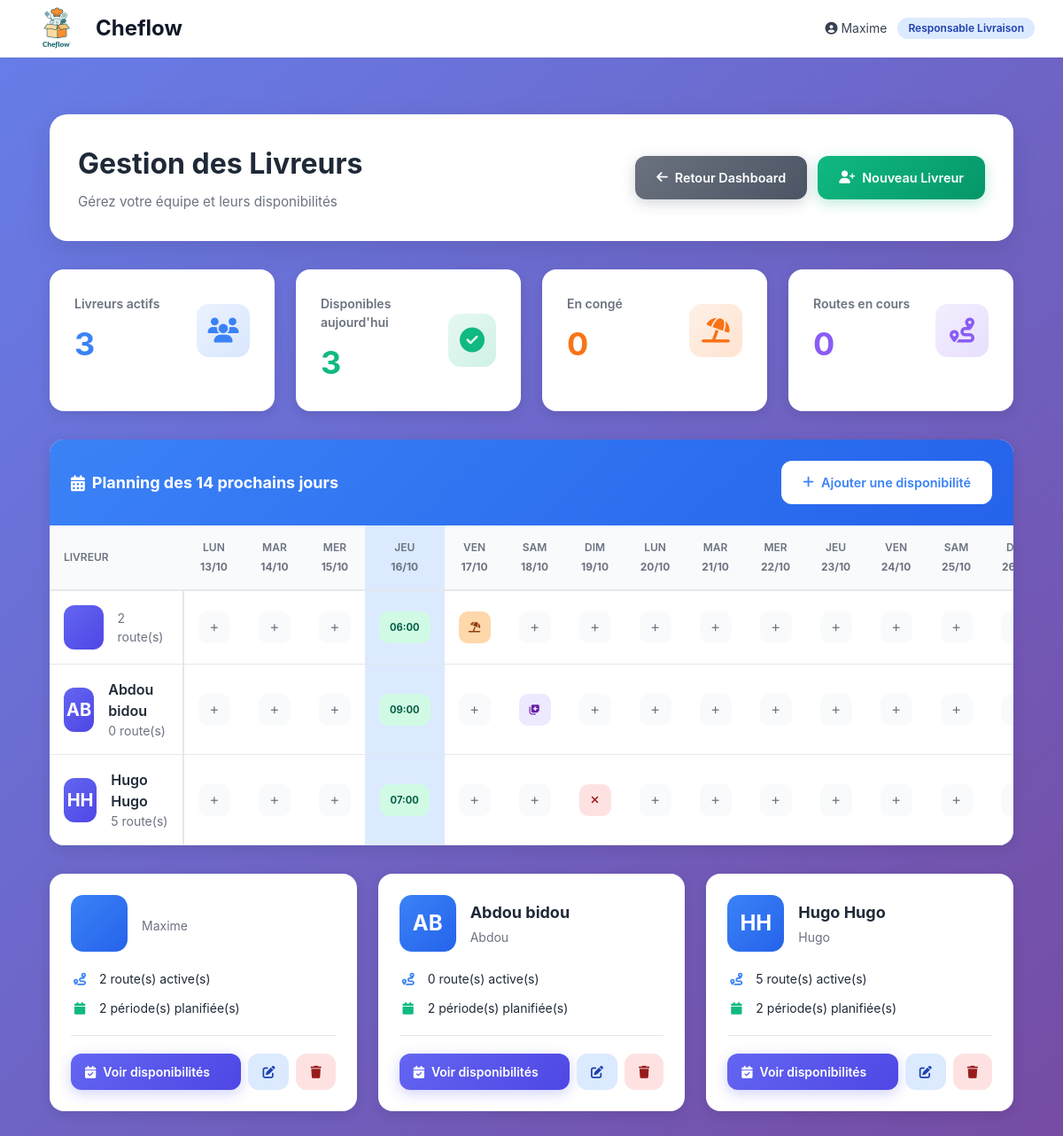
The app's page /livraison/responsable/livreurs/ (signed in) with its own data.
### users/models.py (models this page shows, shortened)
class CustomUser(AbstractUser):
    ROLE_CHOICES = [
        ('livreur', 'Livreur'),
        ('resp_livraison', 'Responsable Livraison'),
        ('vendeur', 'Vendeur/Vendeuse'),
        ('resp_ventes', 'Responsable Ventes'),
        ('cuisinier', 'Cuisinier'),
        ('resp_dept_cuisine', 'Responsable Département Cuisine'),
        ('chef_cuisine', 'Chef Cuisine'),
        ('chef_commande', 'Chef Commande'),
        ('maitre_hotel', 'Maître d\'Hôtel'),
        ('comptable', 'Comptable'),
        ('verificateur_checklist', 'Vérificateur Checklist'),
        ('admin', 'Administrateur'),
    ]
    role = models.CharField(max_length=30, choices=ROLE_CHOICES)
    telephone = models.CharField(max_length=20, blank=True)
    photo = models.ImageField(upload_to='users/', blank=True, null=True)
    departement_cuisine = models.CharField(max_length=50, blank=True)
    class Meta:
        verbose_name = 'Utilisateur'
        verbose_name_plural = 'Utilisateurs'

### livraison/views.py (the view)
# urls.py: path('responsable/livreurs/', views.gestion_livreurs, name='gestion_livreurs'),
@login_required
def gestion_livreurs(request):
    livreurs = CustomUser.objects.filter(
        role__in=['livreur', 'resp_livraison']
    ).prefetch_related(
        Prefetch(
            'disponibilites',
            queryset=DisponibiliteLivreur.objects.filter(
                date_fin__gte=timezone.now().date()
            ).order_by('date_debut')
        )
    ).annotate(
        routes_actives=Count(
            'routes',
            filter=Q(routes__status__in=['planifiee', 'en_cours'])
        )
    ).order_by('first_name', 'last_name')
    aujourd_hui = timezone.now().date()
    debut_semaine = aujourd_hui - timedelta(days=aujourd_hui.weekday())
    jours_planning = []
    for i in range(14):
        jour = debut_semaine + timedelta(days=i)
        jours_planning.append(jour)
    routes_par_date = {}
    for jour in jours_planning:
        routes_jour = Route.objects.filter(
            date=jour
        ).select_related(
            'vehicule'
        ).prefetch_related(
            'livreurs',
            Prefetch(
                'livraisonroute_set',
                queryset=LivraisonRoute.objects.select_related('livraison').order_by('ordre')
            )
        ).order_by('periode', 'heure_depart')
        routes_par_periode = {
            'matin': [],
            'midi': [],
            'apres_midi': []
        }
        for route in routes_jour:
            nb_recuperations = route.livraisonroute_set.filter(
                livraison__est_recuperation=True
            ).count()
            route_data = {
                'id': str(route.id),
                'nom': route.nom,
                'heure_depart': route.heure_depart.strftime('%H:%M') if route.heure_depart else '',
                'status': route.status,
                'status_display': route.get_status_display(),
                'livreurs': [
                    {
                        'id': l.id,
                        'nom': l.get_full_name() or l.username,
                        'initiales': f"{l.first_name[0] if l.first_name else ''}{l.last_name[0] if l.last_name else ''}".upper()
                    }
                    for l in route.livreurs.all()
                ],
                'nb_livraisons': route.livraisonroute_set.count(),
                'nb_recuperations': nb_recuperations,
                'vehicule': f"{route.vehicule.marque} {route.vehicule.modele}" if route.vehicule else None
            }
            routes_par_periode[route.periode].append(route_data)
        routes_par_date[jour.strftime('%Y-%m-%d')] = routes_par_periode
    context = {
        'livreurs': livreurs,
        'jours_planning': jours_planning,
        'aujourd_hui': aujourd_hui,
        'routes_par_date': routes_par_date,
    }
    return render(request, 'livraison/responsable/gestion_livreurs.html', context)

### templates/livraison/responsable/gestion_livreurs.html (shortened to what this page needs)
{% extends 'base/base.html' %}
{% load livraison_filters %}
{% block content %}
<div class="dashboard-container" x-data="livreurManagement()" x-init="init()">
    <div class="header-section">
        <div class="header-content">
            <div class="header-title">
                <h2>Gestion des Livreurs</h2>
                <p class="header-subtitle">Gérez votre équipe et leurs disponibilités</p>
            </div>
            <div class="header-actions">
                <a href="{% url 'livraison:dashboard_responsable' %}" class="btn btn-secondary">
                    <i class="fas fa-arrow-left"></i>
                    Retour Dashboard
                </a>
                <button @click="modalNouveauLivreur = true" class="btn btn-success">
                    <i class="fas fa-user-plus"></i>
                    Nouveau Livreur
                </button>
            </div>
        </div>
    </div>
    <div class="stats-grid">
        <div class="stat-card">
            <div class="stat-card-content">
                <div class="stat-info">
                    <h3>Livreurs actifs</h3>
                    <p class="stat-value" style="color: #3b82f6;">{{ livreurs|length }}</p>
                </div>
                <div class="stat-icon" style="background: linear-gradient(135deg, rgba(59, 130, 246, 0.1), rgba(59, 130, 246, 0.2)); color: #3b82f6;">
                    <i class="fas fa-users"></i>
                </div>
            </div>
        </div>
        <div class="stat-card">
            <div class="stat-card-content">
                <div class="stat-info">
                    <h3>Disponibles aujourd'hui</h3>
                    <p class="stat-value" style="color: #10b981;" x-text="livreursDisponiblesAujourdhui"></p>
                </div>
                <div class="stat-icon" style="background: linear-gradient(135deg, rgba(16, 185, 129, 0.1), rgba(16, 185, 129, 0.2)); color: #10b981;">
                    <i class="fas fa-check-circle"></i>
                </div>
            </div>
        </div>
        <div class="stat-card">
            <div class="stat-card-content">
                <div class="stat-info">
                    <h3>En congé</h3>
                    <p class="stat-value" style="color: #f97316;" x-text="livreursEnConge"></p>
                </div>
                <div class="stat-icon" style="background: linear-gradient(135deg, rgba(249, 115, 22, 0.1), rgba(249, 115, 22, 0.2)); color: #f97316;">
                    <i class="fas fa-umbrella-beach"></i>
                </div>
            </div>
        </div>
        <div class="stat-card">
            <div class="stat-card-content">
                <div class="stat-info">
                    <h3>Routes en cours</h3>
                    <p class="stat-value" style="color: #8b5cf6;" x-text="routesEnCours"></p>
                </div>
                <div class="stat-icon" style="background: linear-gradient(135deg, rgba(139, 92, 246, 0.1), rgba(139, 92, 246, 0.2)); color: #8b5cf6;">
                    <i class="fas fa-route"></i>
                </div>
            </div>
        </div>
    </div>
    <div class="card-section">
        <div class="card-header gradient">
            <h3 class="card-title">
                <i class="fas fa-calendar-alt"></i>
                Planning des 14 prochains jours
            </h3>
            <button @click="modalDispo = true" class="btn btn-primary" style="background: white; color: #3b82f6; box-shadow: none;">
                <i class="fas fa-plus"></i>
                Ajouter une disponibilité
            </button>
        </div>
        <div style="overflow-x: auto;">
            <table class="planning-table">
                <thead>
                    <tr>
                        <th class="sticky">Livreur</th>
                        {% for jour in jours_planning %}
                        <th :class="'{{ jour|date:'Y-m-d' }}' === '{{ aujourd_hui|date:'Y-m-d' }}' ? 'today' : ''">
                            <div>{{ jour|date:'D' }}</div>
                            <div style="font-weight: 700; margin-top: 0.25rem;">{{ jour|date:'d/m' }}</div>
                        </th>
                        {% endfor %}
                    </tr>
                </thead>
                <tbody>
                    {% for livreur in livreurs %}
                    <tr>
                        <td class="sticky">
                            <div style="display: flex; align-items: center; gap: 1rem;">
                                <div class="livreur-avatar">
                                    {{ livreur.first_name.0|upper }}{{ livreur.last_name.0|upper }}
                                </div>
                                <div style="text-align: left;">
                                    <div style="font-weight: 600; color: var(--text-dark);">
                                        {{ livreur.get_full_name }}
                                    </div>
                                    <div style="font-size: 0.875rem; color: var(--text-light);">
                                        {{ livreur.routes_actives }} route(s)
                                    </div>
                                </div>
                            </div>
                        </td>
                        {% for jour in jours_planning %}
<td :class="'{{ jour|date:'Y-m-d' }}' === '{{ aujourd_hui|date:'Y-m-d' }}' ? 'today' : ''">
    {% with livreur_id=livreur.id jour_str=jour|date:'Y-m-d' %}
    <div x-data="{
        get dispo() {
            return disponibilitesMap['{{ livreur_id }}-{{ jour_str }}'] || null;
        },
        get hasHeure() {
            const d = this.dispo;
            return d && d.heure_debut_shift && d.heure_debut_shift !== null && d.heure_debut_shift !== '';
        }
    }">
        <div x-show="dispo && dispo.type_dispo === 'disponible'"
             class="dispo-badge disponible"
             @click="ouvrirDetailDispo(dispo)"
             :title="hasHeure ? `Shift: ${dispo.heure_debut_shift}` : 'Disponible'">
            <span x-show="hasHeure" x-text="dispo.heure_debut_shift" style="font-weight: 700; font-size: 0.7rem;"></span>
        </div>
        <span x-show="dispo && dispo.type_dispo === 'indisponible'"
              class="dispo-badge indisponible"
              @click="ouvrirDetailDispo(dispo)"
              title="Indisponible">
            <i class="fas fa-times"></i>
        </span>
        <span x-show="dispo && dispo.type_dispo === 'conge'"
              class="dispo-badge conge"
              @click="ouvrirDetailDispo(dispo)"
              title="Congé">
            <i class="fas fa-umbrella-beach"></i>
        </span>
        <span x-show="dispo && dispo.type_dispo === 'maladie'"
              class="dispo-badge maladie"
              @click="ouvrirDetailDispo(dispo)"
              title="Maladie">
            <i class="fas fa-notes-medical"></i>
        </span>
        <div x-show="!dispo"
             class="dispo-badge empty"
             @click="ajouterDispoRapide({{ livreur.id }}, '{{ livreur.get_full_name|escapejs }}', '{{ jour_str }}')"
             title="Ajouter une disponibilité">
            <i class="fas fa-plus" style="font-size: 0.625rem;"></i>
        </div>
    </div>
    {% endwith %}
</td>
{% endfor %}
                    </tr>
                    {% endfor %}
                </tbody>
            </table>
        </div>
    </div>
    <div class="livreur-cards-grid">
        {% for livreur in livreurs %}
        <div class="livreur-card">
            <div class="livreur-card-header">
                <div class="livreur-card-avatar">
                    {{ livreur.first_name.0|upper }}{{ livreur.last_name.0|upper }}
                </div>
                <div class="livreur-card-info">
                    <h4>{{ livreur.get_full_name }}</h4>
                    <p>{{ livreur.username }}</p>
                </div>
            </div>
            <div class="livreur-card-details">
                <div class="livreur-detail-item">
                    <div class="livreur-detail-icon">
                        <i class="fas fa-route" style="color: #3b82f6;"></i>
                    </div>
                    <span>{{ livreur.routes_actives }} route(s) active(s)</span>
                </div>
                <div class="livreur-detail-item">
                    <div class="livreur-detail-icon">
                        <i class="fas fa-calendar" style="color: #10b981;"></i>
                    </div>
                    <span>
                        {% if livreur.disponibilites.all %}
                            {{ livreur.disponibilites.all|length }} période(s) planifiée(s)
                        {% else %}
                            Aucune disponibilité enregistrée
                        {% endif %}
                    </span>
                </div>
            </div>
            <div class="livreur-card-actions">
                <button @click="ouvrirToutesDispos({{ livreur.id }}, '{{ livreur.get_full_name|escapejs }}')"
                        class="btn btn-primary btn-sm" style="flex: 1;">
                    <i class="fas fa-calendar-check"></i>
                    Voir disponibilités
                </button>
                <button @click="editerLivreur({{ livreur.id }})"
                        class="btn btn-edit btn-sm">
                    <i class="fas fa-edit"></i>
                </button>
                <button @click="supprimerLivreur({{ livreur.id }}, '{{ livreur.get_full_name|escapejs }}')"
                        class="btn btn-delete btn-sm">
                    <i class="fas fa-trash"></i>
                </button>
            </div>
        </div>
        {% endfor %}
    </div>
</div>
{% endblock %}

### templates/base/base.html (shortened to what this page needs)
{% load static %}
<!DOCTYPE html>
<html lang="fr">
<head>
    <script src="https://cdn.tailwindcss.com"></script>
   <link rel="stylesheet" href="https://cdnjs.cloudflare.com/ajax/libs/font-awesome/6.4.0/css/all.min.css">
    <link rel="stylesheet" href="https://cdnjs.cloudflare.com/ajax/libs/font-awesome/6.4.0/css/all.min.css">
</head>
<body class="bg-gray-50">
    <nav class="bg-white shadow-sm border-b border-gray-200" x-data="{ mobileMenuOpen: false }">
        <div class="max-w-7xl mx-auto px-4 sm:px-6 lg:px-8">
            <div class="flex justify-between h-16">
                <div class="flex items-center">
                    <h1 class="text-xl sm:text-2xl font-bold text-gray-900 flex items-center gap-2 sm:gap-3">
                        <img src="{% static 'images/logo.jpeg' %}"
                             alt="Cheflow Logo"
                             class="h-12 sm:h-16 w-auto">
                        <span class="hidden sm:inline">Cheflow</span>
                    </h1>
                </div>
                <div class="hidden md:flex items-center space-x-4">
                    {% if user.is_authenticated %}
                        <div class="flex items-center space-x-3">
                            <span class="text-sm text-gray-700">
                                <i class="fas fa-user-circle"></i>
                                {{ user.get_full_name|default:user.username }}
                            </span>
                            <span class="px-3 py-1 text-xs font-semibold rounded-full bg-blue-100 text-blue-800">
                                {{ user.get_role_display }}
                            </span>
                        </div>
                    {% endif %}
                </div>
            </div>
        </div>
    </nav>
    <main class="max-w-7xl mx-auto px-4 sm:px-6 lg:px-8 py-8">
        {% block content %}{% endblock %}
    </main>
</body>
</html>

### records on screen
CustomUser: get_full_name "Maxime", role "Responsable Livraison", routes_actives "2", username "Maxime", disponibilites.all|length "2"
CustomUser: first_name.0 "A", last_name.0 "B", get_full_name "Abdou bidou", routes_actives "0", username "Abdou", disponibilites.all|length "2"
CustomUser: first_name.0 "H", last_name.0 "H", get_full_name "Hugo Hugo", routes_actives "5", username "Hugo", disponibilites.all|length "2"

### other values on screen
{{ livreurs|length }} "3"
{{ jour|date:'D' }} "LUN" "MAR" "MER" "JEU" "VEN" "SAM" "DIM" "LUN" "MAR" "MER" "JEU" "VEN" "SAM"
{{ jour|date:'d/m' }} "13/10" "14/10" "15/10" "16/10" "17/10" "18/10" "19/10" "20/10" "21/10" "22/10" "23/10" "24/10" "25/10"
